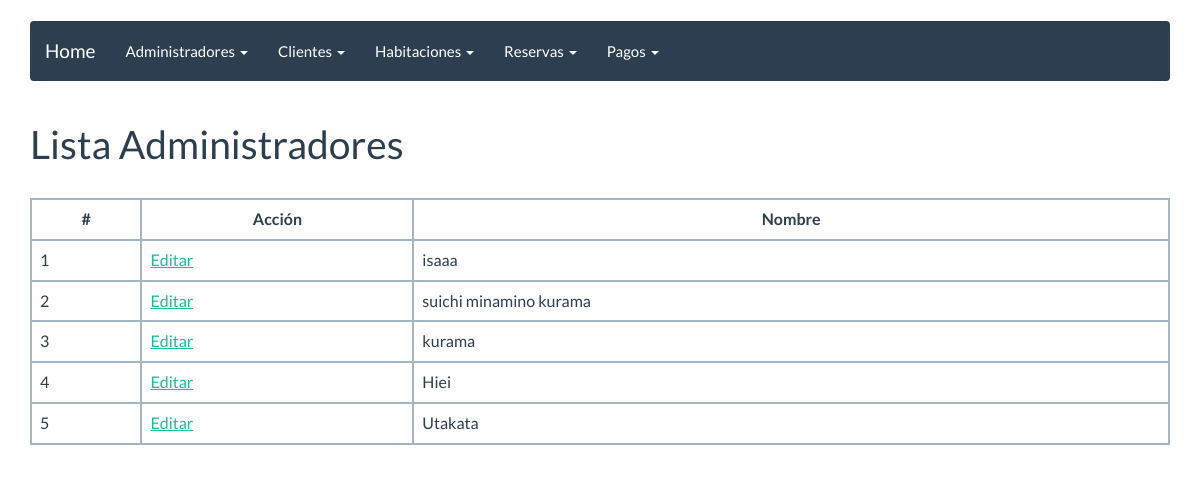
The page /listaradmin on the database as committed earlier.
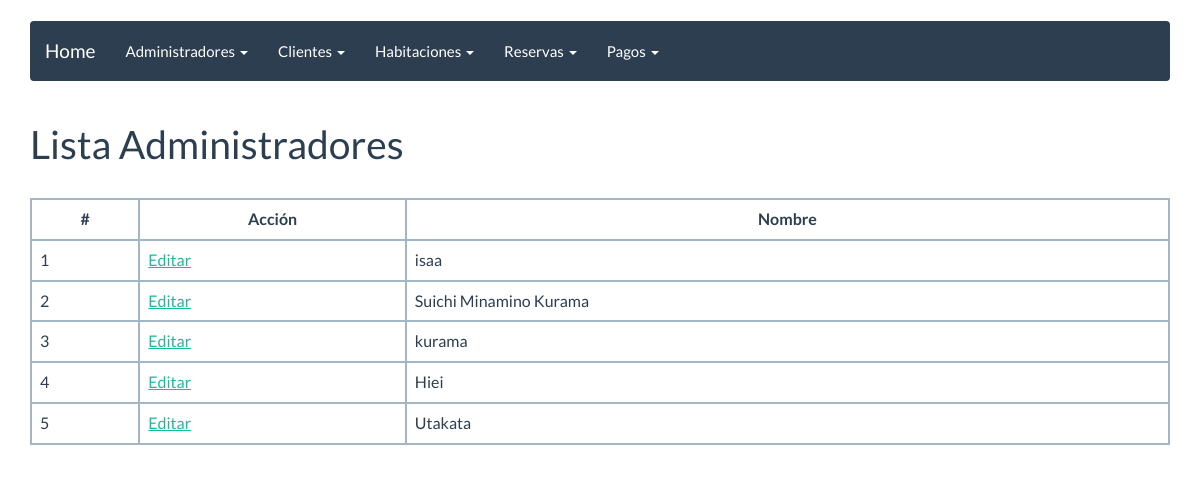
The same page on the database as committed later.
### reservar/models.py (models this page shows, shortened)
class Admin(models.Model):
    nombre_completo_admin = models.CharField(max_length=50)

### reservar/views.py (the view)
# urls.py: url(r'^listaradmin', AdminList.as_view(), name='admin_listar'),
class AdminList(ListView):
    model = Admin
    template_name = "admin_list.html"

### templates/admin_list.html (shortened to what this page needs)
{% extends "base.html" %}
{% block content %}
<h1>Lista Administradores</h1><br>
<table class="table table-bordered">
    <tbody>
        {% if object_list %}
        <thead align="center">
            <tr>
                <td><strong>#</strong></td>
                <td><strong>Acción</strong></td>
                <td><strong>Nombre</strong></td>
            </tr>
        </thead>
        {% for admin in object_list %}
        <tr>
            <td>{{ admin.id }}</td>
            <td>
                <a href="{% url 'admin_editar' admin.id %}">Editar</a>
            </td>
            <td>{{ admin.nombre_completo_admin }}</td>
        </tr>
        {% endfor %}
        {% else %}
        <h1>No hay registros de administradores</h1>
        {% endif %}
    </tbody>
</table>
{% endblock%}

Rows that differ between the two databases and show on the page:
changed Admin id 1: nombre_completo_admin "isaaa" → "isaa"
changed Admin id 2: nombre_completo_admin "suichi minamino kurama" → "Suichi Minamino Kurama"
